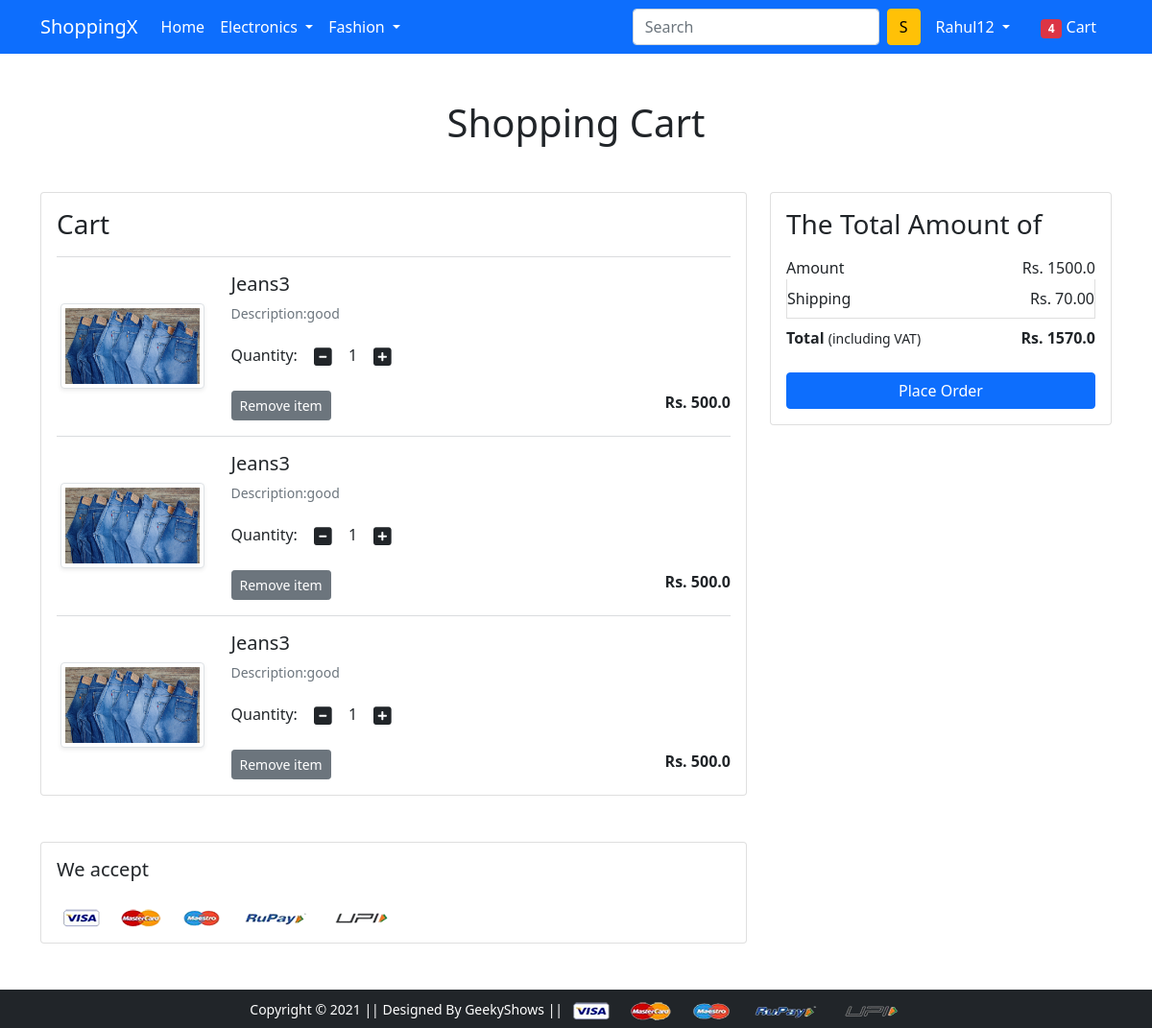
The app's page /cart/ (signed in) with its own data.
### app/models.py (models this page shows, shortened)
class Cart(models.Model):
    user = models.ForeignKey(User, on_delete=models.CASCADE)
    product = models.ForeignKey(Product, on_delete=models.CASCADE)
    quantity = models.PositiveIntegerField(default=1)

class Product(models.Model):
    title = models.CharField(max_length=100)
    selling_price = models.FloatField()
    discounted_price = models.FloatField()
    description = models.TextField()
    brand = models.CharField(max_length=100)
    category = models.CharField(choices=CATEGORY_CHOICES, max_length=2)
    product_image = models.ImageField(upload_to='productimg')

### app/views.py (the view)
# urls.py: path('cart/', views.show_cart, name='showcart'),
@login_required
def show_cart(request):
    if request.user.is_authenticated:
        user = request.user
        cart = Cart.objects.filter(user=user)
        amount = 0.0
        shipping_amount = 70.0
        totalAmount = 0.0
        cart_product = [p for p in Cart.objects.all() if p.user == user]
        if cart_product:
            for p in cart_product:
                tempamount = (p.quantity) * (p.product.discounted_price)
                amount += tempamount
            totalAmount = amount + shipping_amount
            return render(request, 'app/addtocart.html', {'carts': cart, 'amount': amount, 'totalamount': totalAmount})
        else:
            return render(request, 'app/emptycart.html')

### app/templates/app/addtocart.html (shortened to what this page needs)
{% extends 'app/base.html' %}
{% load static %}
{% block main-content %}
<div class="container my-5">
  <div class="row">
    <h1 class="text-center mb-5">Shopping Cart</h1>
    <div class="col-sm-8">
      <div class="card">
        <div class="card-body">
          <h3>Cart</h3>
          {% for cart in carts %}
          <hr class="text-muted" />
          <div class="row">
            <div class="col-sm-3 text-center align-self-center">
              <img
                src="{{cart.product.product_image.url}}"
                alt=""
                srcset=""
                class="img-fluid img-thumbnail shadow-sm"
                height="150"
                width="150"
              />
            </div>
            <div class="col-sm-9">
              <div>
                <h5>{{cart.product.title}}</h5>
                <p class="mb-2 text-muted small">
                  Description:{{cart.product.description}}
                </p>
                <div class="my-3">
                  <label for="quantity">Quantity:</label>
                  <a class="minus-cart btn" pid="{{cart.product.id}}"
                    ><i class="fas fa-minus-square fa-lg"></i
                  ></a>
                  <span id="quantity">{{cart.quantity}}</span>
                  <a class="plus-cart btn" pid="{{cart.product.id}}"
                    ><i class="fas fa-plus-square fa-lg"></i
                  ></a>
                </div>
                <div class="d-flex justify-content-between">
                  <a
                    href="#"
                    class="btn btn-sm btn-secondary mr-3 remove-cart"
                    pid="{{cart.product.id}}"
                    >Remove item
                  </a>
                  <p class="mb-0">
                    <span
                      ><strong
                        >Rs. {{cart.product.discounted_price}}</strong
                      ></span
                    >
                  </p>
                </div>
              </div>
            </div>
          </div>
          {% endfor %}
        </div>
      </div>
    </div>
    <div class="col-sm-4">
      <div class="card">
        <div class="card-body">
          <h3>The Total Amount of</h3>
          <ul class="list-group">
            <li
              class="list-group-item d-flex justify-content-between align-items-center border-0 px-0 pb-0"
            >
              Amount<span>Rs. <span id="amount">{{amount}} </span> </span>
            </li>
            <li
              class="list-group-item d-flex justify-content-between align-items-center px-0"
            >
              Shipping<span>Rs. 70.00</span>
            </li>
            <li
              class="list-group-item d-flex justify-content-between align-items-center border-0 px-0 mb-3"
            >
              <div><strong>Total</strong> <small>(including VAT)</small></div>
              <span
                ><strong
                  >Rs. <strong id="totalamount">{{totalamount}}</strong></strong
                ></span
              >
            </li>
          </ul>
          <div class="d-grid">
            <a href="{% url 'checkout' %}" class="btn btn-primary"
              >Place Order</a
            >
          </div>
        </div>
      </div>
    </div>
  </div>
</div>
<div class="container">
  <div class="row">
    <div class="col-sm-8">
      <div class="card">
        <div class="card-body">
          <h5 class="mb-4">We accept</h5>
          <img
            src="{% static 'app/images/payment.png' %}"
            alt=""
            class="img-fluid"
          />
        </div>
      </div>
    </div>
  </div>
</div>
{% endblock main-content %}

### app/templates/app/base.html (shortened to what this page needs)
<!DOCTYPE html>
{% load static %}
<html lang="en">
  <head>
    <link
      href="https://cdn.jsdelivr.net/npm/bootstrap@5.0.0-beta1/dist/css/bootstrap.min.css"
      rel="stylesheet"
    />
    <link rel="stylesheet" href="{% static 'app/css/owl.carousel.min.css' %}" />
    <link rel="stylesheet" href="{% static 'app/css/all.min.css' %}" />
    <link rel="stylesheet" href="{% static 'app/css/style.css' %}" />
  </head>
  <body>
    <nav class="navbar navbar-expand-lg navbar-dark bg-primary">
      <div class="container">
        <a class="navbar-brand" href="/">ShoppingX</a>
        <div class="collapse navbar-collapse" id="navbarSupportedContent">
          <ul class="navbar-nav me-auto mb-2 mb-lg-0">
            <li class="nav-item">
              <a class="nav-link active" aria-current="page" href="/">Home</a>
            </li>
            <li class="nav-item dropdown">
              <a
                class="nav-link dropdown-toggle text-white"
                href="#"
                id="electronicsDropdown"
                role="button"
                data-bs-toggle="dropdown"
                aria-expanded="false"
              >
                Electronics
              </a>
            </li>
            <li class="nav-item dropdown">
              <a
                class="nav-link dropdown-toggle text-white"
                href="#"
                id="fashionDropdown"
                role="button"
                data-bs-toggle="dropdown"
                aria-expanded="false"
              >
                Fashion
              </a>
            </li>
          </ul>
          <form class="d-flex">
            <input
              class="form-control me-2"
              type="search"
              placeholder="Search"
              aria-label="Search"
            />
            <button class="btn btn-warning" type="submit">S</button>
          </form>
          <div>
            <ul class="navbar-nav me-auto mb-2 mb-lg-0">
              {% if request.user.is_authenticated %}
              <li class="nav-item dropdown mx-2">
                <a
                  class="nav-link dropdown-toggle text-white"
                  href="#"
                  id="profileDropdown"
                  role="button"
                  data-bs-toggle="dropdown"
                  aria-expanded="false"
                >
                  {{request.user.username|capfirst}}
                </a>
              </li>
              <li class="nav-item mx-2">
                <a href="{% url 'showcart' %}" class="nav-link text-white"
                  ><span class="badge bg-danger">4</span> Cart
                </a>
              </li>
              {% endif %}
            </ul>
          </div>
        </div>
      </div>
    </nav>
     {% block main-content %} {% endblock main-content %}
    <footer class="container-fluid bg-dark text-center p-2 mt-5">
      <small class="text-white"
        >Copyright &copy; 2021 || Designed By GeekyShows ||
      </small>
      <img
        src="{% static 'app/images/payment.png' %}"
        alt=""
        srcset=""
        class="img-fluid"
        height="2px"
      />
    </footer>
  </body>
</html>

### records on screen
Cart: product.product_image (picture), product "Jeans3", product.description "good", quantity "1", product.discounted_price "500.0"
Cart: product.product_image (picture), product "Jeans3", product.description "good", quantity "1", product.discounted_price "500.0"
Cart: product.product_image (picture), product "Jeans3", product.description "good", quantity "1", product.discounted_price "500.0"

### other values on screen
{{ request.user.username|capfirst }} "Rahul12"
{{ amount }} "1500.0"
{{ totalamount }} "1570.0"
